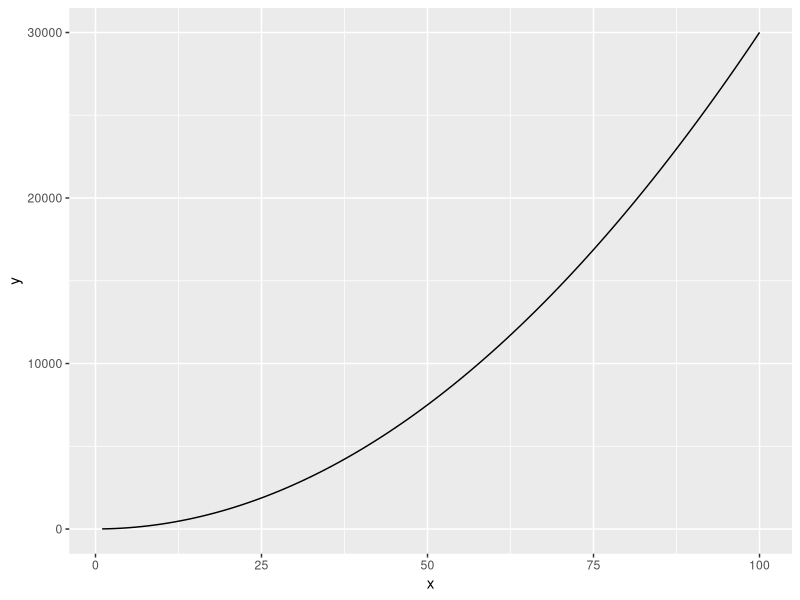
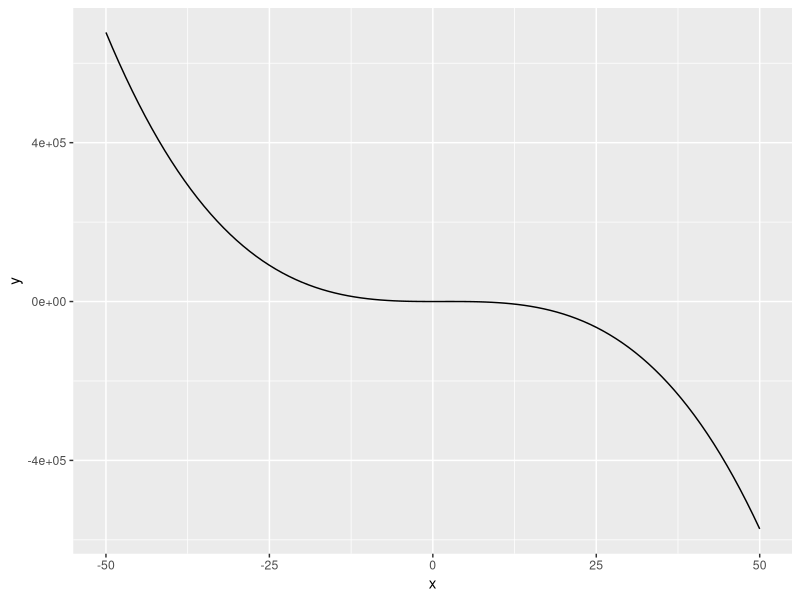
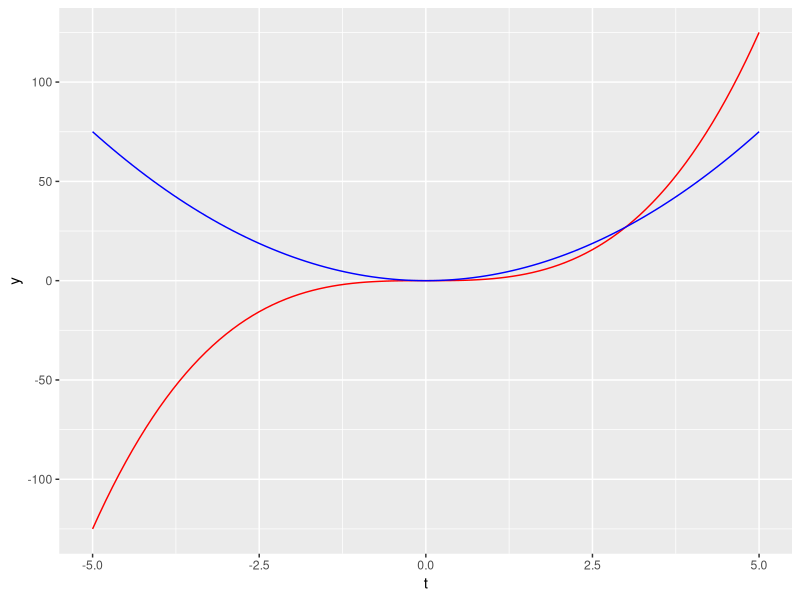

R code for these plots, in order:
## ---- chunk 1
# load packages ----
library(tidyverse)

# define function ----
eq1 <- function(x) {
  3 * x^2 + 4
}

# create a data frame with range of values to evaluate our fxn across ----
my_data_range <- data.frame(x = c(1, 100))

# plot our function as a continuous curve over our specified range of values in our df ----

ggplot(data = my_data_range, aes(x = x))+
  geom_function(fun = eq1)
## ---- chunk 2
# define function ----
eq2 <- function(x) {
  2.4 - 5 * x^3 + 21 * x^2
}

# data range ----
my_data_range_2 <- data.frame(x = c(-50, 50))

# plot ----
ggplot(my_data_range_2, aes(x = x))+
  geom_function(fun = eq2)
## ---- chunk 3
# create a new function C(t) ----
ct <- function(t) {
  t^3
}

# find the derivative ----
dc_dt <- D(expr = expression(t^3), name = "t")
dc_dt

# store the derivative as a function ----
dc_dt_fun <- function(t) {
  3 * t^2
}

# data range ----
my_data_range <- data.frame(t = c(-5,5))

#plot ----
ggplot(data = my_data_range, aes(x = t))+
  geom_function(fun = ct, color = "red")+
  geom_function(fun = dc_dt_fun, color = "blue")
## ---- chunk 4
# create the expression ----
f_xyz <- expression(2 * x * y - 3 * x^2 * z^3)

# partial with respect to x ----
df_dx <- D(expr = f_xyz, name = "x")
df_dy <- D(expr = f_xyz, name = "y")
df_dz <- D(expr = f_xyz, name = "z")

